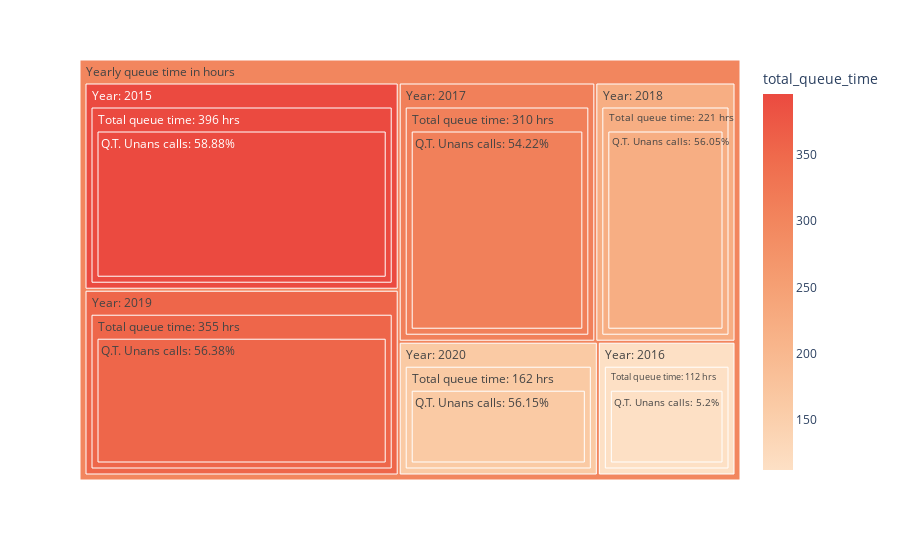

Notebook code for this chart:
### Markdown cell above
### Total Queue time every year

Below visualization of queue time that is how much time a person is waiting before he gets to speak with a counselor is visualized

### Code cell
fig = px.treemap(df_queuetime, 
                 path=['label','year','total_queue_time_label', 'total_unans_qt'], 
                 values='total_queue_time',
                 color_continuous_scale='peach',
                 color='total_queue_time'#,
                 #title='Total Queue time every year'
                )
fig.write_html("qt.html")
fig.show()

### Figure 1 — Plotly figure (JSON) as saved in the notebook; plotly's stock layout.template omitted (floating-point values rounded to 4 significant figures)
{"data": [{"branchvalues": "total", "customdata": [[112], [310], [221], [162], [355], [396], [112], [162], [221], [310], [355], [396], [396], [112], [310], [221], [355], [162], [299.9]], "domain": {"x": [0, 1], "y": [0, 1]}, "hovertemplate": "labels=%{label}<br>total_queue_time_sum=%{value}<br>parent=%{parent}<br>id=%{id}<br>total_queue_time=%{color}<extra></extra>", "ids": ["Yearly queue time in hours/Year: 2016/Total queue time: 112 hrs/Q.T. Unans calls: 5.2%", "Yearly queue time in hours/Year: 2017/Total queue time: 310 hrs/Q.T. Unans calls: 54.22%", "Yearly queue time in hours/Year: 2018/Total queue time: 221 hrs/Q.T. Unans calls: 56.05%", "Yearly queue time in hours/Year: 2020/Total queue time: 162 hrs/Q.T. Unans calls: 56.15%", "Yearly queue time in hours/Year: 2019/Total queue time: 355 hrs/Q.T. Unans calls: 56.38%", "Yearly queue time in hours/Year: 2015/Total queue time: 396 hrs/Q.T. Unans calls: 58.88%", "Yearly queue time in hours/Year: 2016/Total queue time: 112 hrs", "Yearly queue time in hours/Year: 2020/Total queue time: 162 hrs", "Yearly queue time in hours/Year: 2018/Total queue time: 221 hrs", "Yearly queue time in hours/Year: 2017/Total queue time: 310 hrs", "Yearly queue time in hours/Year: 2019/Total queue time: 355 hrs", "Yearly queue time in hours/Year: 2015/Total queue time: 396 hrs", "Yearly queue time in hours/Year: 2015", "Yearly queue time in hours/Year: 2016", "Yearly queue time in hours/Year: 2017", "Yearly queue time in hours/Year: 2018", "Yearly queue time in hours/Year: 2019", "Yearly queue time in hours/Year: 2020", "Yearly queue time in hours"], "labels": ["Q.T. Unans calls: 5.2%", "Q.T. Unans calls: 54.22%", "Q.T. Unans calls: 56.05%", "Q.T. Unans calls: 56.15%", "Q.T. Unans calls: 56.38%", "Q.T. Unans calls: 58.88%", "Total queue time: 112 hrs", "Total queue time: 162 hrs", "Total queue time: 221 hrs", "Total queue time: 310 hrs", "Total queue time: 355 hrs", "Total queue time: 396 hrs", "Year: 2015", "Year: 2016", "Year: 2017", "Year: 2018", "Year: 2019", "Year: 2020", "Yearly queue time in hours"], "marker": {"coloraxis": "coloraxis", "colors": [112, 310, 221, 162, 355, 396, 112, 162, 221, 310, 355, 396, 396, 112, 310, 221, 355, 162, 299.9]}, "name": "", "parents": ["Yearly queue time in hours/Year: 2016/Total queue time: 112 hrs", "Yearly queue time in hours/Year: 2017/Total queue time: 310 hrs", "Yearly queue time in hours/Year: 2018/Total queue time: 221 hrs", "Yearly queue time in hours/Year: 2020/Total queue time: 162 hrs", "Yearly queue time in hours/Year: 2019/Total queue time: 355 hrs", "Yearly queue time in hours/Year: 2015/Total queue time: 396 hrs", "Yearly queue time in hours/Year: 2016", "Yearly queue time in hours/Year: 2020", "Yearly queue time in hours/Year: 2018", "Yearly queue time in hours/Year: 2017", "Yearly queue time in hours/Year: 2019", "Yearly queue time in hours/Year: 2015", "Yearly queue time in hours", "Yearly queue time in hours", "Yearly queue time in hours", "Yearly queue time in hours", "Yearly queue time in hours", "Yearly queue time in hours", ""], "type": "treemap", "values": [112, 310, 221, 162, 355, 396, 112, 162, 221, 310, 355, 396, 396, 112, 310, 221, 355, 162, 1556]}], "layout": {"coloraxis": {"colorbar": {"title": {"text": "total_queue_time"}}, "colorscale": [[0, "rgb(253, 224, 197)"], [0.1667, "rgb(250, 203, 166)"], [0.3333, "rgb(248, 181, 139)"], [0.5, "rgb(245, 158, 114)"], [0.6667, "rgb(242, 133, 93)"], [0.8333, "rgb(239, 106, 76)"], [1, "rgb(235, 74, 64)"]]}, "legend": {"tracegroupgap": 0}, "margin": {"t": 60}}}
